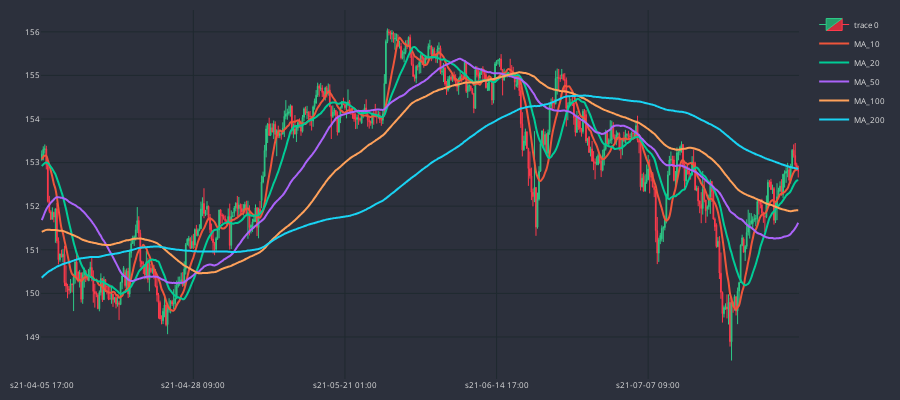

Write notebook code for a chart like this one.
### Code cell
cp.show_plot(line_traces=traces)

### Figure 1 — Plotly figure (JSON) as saved in the notebook; plotly's stock layout.template omitted (floating-point values rounded to 4 significant figures; data arrays with more than 128 entries replaced by an {"elided": "..."} marker saying what was removed)
{"data": [{"close": {"elided": "500 float values"}, "decreasing": {"fillcolor": "#cc2e3c", "line": {"color": "#ff3a4c"}}, "high": {"elided": "500 float values"}, "increasing": {"fillcolor": "#24A06B", "line": {"color": "#2ec886"}}, "line": {"width": 1}, "low": {"elided": "500 float values"}, "opacity": 1, "open": {"elided": "500 float values"}, "type": "candlestick", "x": {"elided": "500 str values"}}, {"line": {"shape": "spline", "width": 2}, "name": "MA_10", "type": "scatter", "x": {"elided": "500 str values"}, "y": {"elided": "500 float values"}}, {"line": {"shape": "spline", "width": 2}, "name": "MA_20", "type": "scatter", "x": {"elided": "500 str values"}, "y": {"elided": "500 float values"}}, {"line": {"shape": "spline", "width": 2}, "name": "MA_50", "type": "scatter", "x": {"elided": "500 str values"}, "y": {"elided": "500 float values"}}, {"line": {"shape": "spline", "width": 2}, "name": "MA_100", "type": "scatter", "x": {"elided": "500 str values"}, "y": {"elided": "500 float values"}}, {"line": {"shape": "spline", "width": 2}, "name": "MA_200", "type": "scatter", "x": {"elided": "500 str values"}, "y": {"elided": "500 float values"}}], "layout": {"font": {"color": "#e1e1e1", "size": 8}, "height": 400, "margin": {"b": 10, "l": 10, "r": 10, "t": 10}, "paper_bgcolor": "#2c303c", "plot_bgcolor": "#2c303c", "width": 900, "xaxis": {"autorange": true, "gridcolor": "#1f292f", "nticks": 5, "range": [-0.5, 499.5], "rangeslider": {"visible": false, "yaxis": {}}, "type": "category"}, "yaxis": {"autorange": true, "gridcolor": "#1f292f", "range": [148.0, 156.5], "type": "linear"}}}
